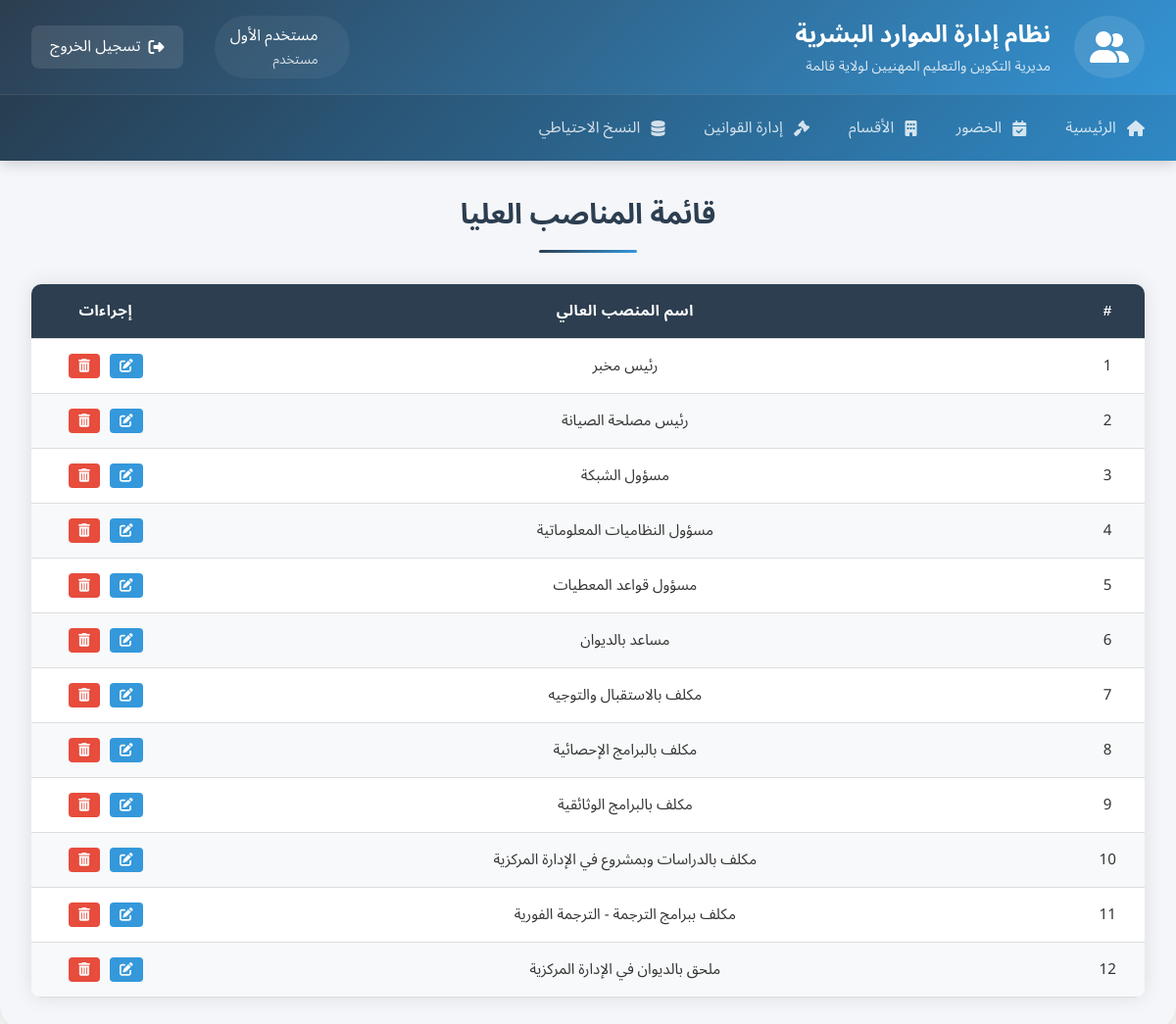
/list_high_positions.php (signed in), run on the app's committed database.
### tables this page shows
CREATE TABLE `high_level_positions` (
  `position_id` int(11) NOT NULL,
  `name` varchar(100) NOT NULL COMMENT 'اسم المنصب العالي',
  `created_at` timestamp NOT NULL DEFAULT current_timestamp()
);

### list_high_positions.php (the view, shortened to what this page needs)
<?php
$pdo = getDBConnection();
$high_positions = [];
try {
    $stmt = $pdo->query("SELECT * FROM high_level_positions ORDER BY name ASC");
    $high_positions = $stmt->fetchAll(PDO::FETCH_ASSOC);
} catch (PDOException $e) {
    $error = "خطأ في جلب البيانات: " . $e->getMessage();
}
?>
<!DOCTYPE html>
<html lang="ar" dir="rtl">
<head>
    <link rel="stylesheet" href="CSS/list.css">
    <link rel="stylesheet" href="CSS/icons.css">
    <link rel="stylesheet" href="css/style.css">
</head>
<body>
    <div class="dashboard-container">
        <?php include 'header.php'; ?>
        <main class="dashboard-main">
            <h1 class="dashboard-title">قائمة المناصب العليا</h1>
            <div class="table-container">
                <table>
                    <thead>
                        <tr>
                            <th width="5%">#</th>
                            <th width="60%">اسم المنصب العالي</th>
                            <th width="10%">إجراءات</th>
                        </tr>
                    </thead>
                    <tbody>
                        <?php if (empty($high_positions)): ?>
                            <tr>
                                <td colspan="4" class="no-data">لا توجد مناصب عليا مسجلة</td>
                            </tr>
                        <?php else: ?>
                            <?php foreach ($high_positions as $index => $position): ?>
                                <tr>
                                    <td><?= $index + 1 ?></td>
                                    <td><?= htmlspecialchars($position['name']) ?></td>
                                    <td>
                                        <div class="action-buttons">
                                            <button class="edit-btn" onclick="openEditModal(<?= $position['position_id'] ?>, '<?= htmlspecialchars($position['name'], ENT_QUOTES) ?>')">
                                                <i class="fas fa-edit"></i>
                                            </button>
                                            <button class="delete-btn" onclick="confirmDelete(<?= $position['position_id'] ?>)">
                                                <i class="fas fa-trash"></i>
                                            </button>
                                        </div>
                                    </td>
                                </tr>
                            <?php endforeach; ?>
                        <?php endif; ?>
                    </tbody>
                </table>
            </div>
        </main>
    </div>
</body>
</html>

### CSS/list.css (style rules this page uses)
.table-container { margin-top: 2rem; overflow-x: auto; box-shadow: 0 0 20px rgba(0, 0, 0, 0.1); border-radius: 10px; background: #fff; }
table { width: 100%; border-collapse: collapse; font-size: 0.95rem; }
thead { background-color: #2c3e50; color: white; }
th, td { padding: 15px; text-align: center; border-bottom: 1px solid #ddd; }
th { font-weight: 600; letter-spacing: 0.5px; }
tbody tr:nth-child(even) { background-color: #f8f9fa; }
.action-buttons { display: flex; gap: 10px; justify-content: center; }
.edit-btn, .delete-btn { padding: 5px 10px; border-radius: 4px; color: white; border: none; cursor: pointer; font-size: 0.85rem; transition: all 0.3s ease; }
.edit-btn { background-color: #3498db; }
.delete-btn { background-color: #e74c3c; }

### CSS/style.css (style rules this page uses)
.fas { font-family: 'Font Awesome'; -moz-osx-font-smoothing: grayscale; -webkit-font-smoothing: antialiased; font-style: normal; font-variant: normal; text-rendering: auto; line-height: 1; }
* { margin: 0; padding: 0; box-sizing: border-box; }
body { font-family: 'Tajawal', 'Noto Sans Arabic', sans-serif; direction: rtl; background-color: #f5f5f5; line-height: 1.6; color: #333; }
:root { --primary-color: #3498db; --secondary-color: #2c3e50; --success-color: #27ae60; --info-color: #2980b9; --warning-color: #f1c40f; --danger-color: #e74c3c; --light-color: #ecf0f1; --dark-color: #34495e; --text-color: #333; --text-light: #7f8c8d; }
.dashboard-container { background: #f5f6fa; min-height: 100vh; border-radius: 24px; margin: 0 auto; box-shadow: 0 0 20px rgba(0,0,0,0.1); }
.dashboard-main { padding: 2rem; max-width: 1400px; margin: 0 auto; width: 100%; }
.dashboard-title { color: var(--secondary-color); text-align: center; margin-bottom: 2rem; font-size: 1.8rem; position: relative; padding-bottom: 1rem; }
.dashboard-title::after { content: ""; position: absolute; bottom: 0; right: 50%; transform: translateX(50%); width: 100px; height: 3px; background: linear-gradient(135deg, #2c3e50 0%, #3498db 100%); border-radius: 3px; }

### data on the page
high_level_positions: name "رئيس مخبر"
high_level_positions: name "رئيس مصلحة الصيانة"
high_level_positions: name "مسؤول الشبكة"
high_level_positions: name "مسؤول النظاميات المعلوماتية"
high_level_positions: name "مسؤول قواعد المعطيات"
high_level_positions: name "مساعد بالديوان"
high_level_positions: name "مكلف بالاستقبال والتوجيه"
high_level_positions: name "مكلف بالبرامج الإحصائية"
high_level_positions: name "مكلف بالبرامج الوثائقية"
high_level_positions: name "مكلف بالدراسات وبمشروع في الإدارة المركزية"
high_level_positions: name "مكلف ببرامج الترجمة - الترجمة الفورية"
high_level_positions: name "ملحق بالديوان في الإدارة المركزية"

### other printed values
$_SESSION['fullname'] "مستخدم الأول"
$_SESSION['role'] "مستخدم"
